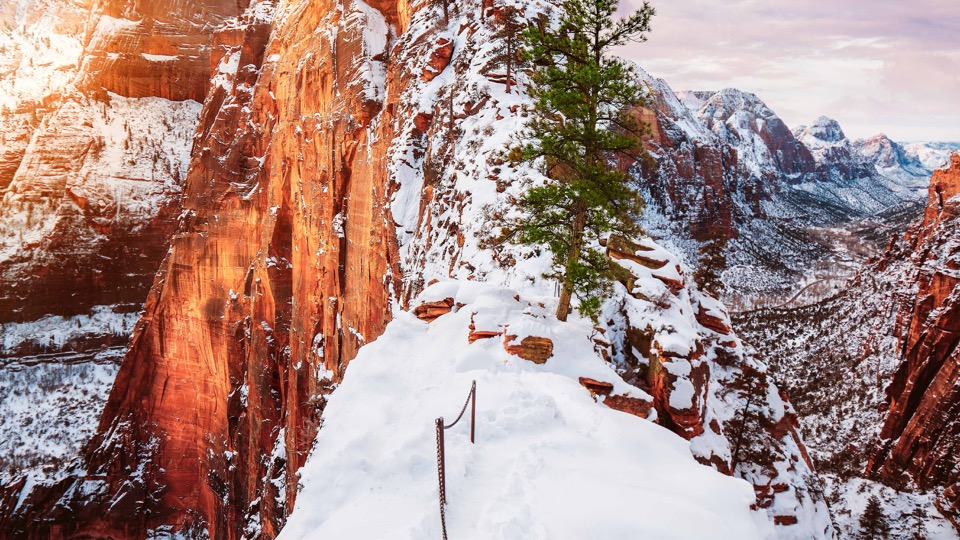
#> input picture Final Project/2.jpeg, 960 x 540 px
$ python transition.py   (older library calls are emulated)
#> lines starting #> are read from the running program, lines starting #| are printed output that depends on the picture; pictures that were not available may be replaced by others from this repository, and a replacement may not be noted
import numpy
import struct
from skimage.color import rgb2gray
import cv2
import matplotlib.transforms
import matplotlib.pyplot as plt
import time
import math
import os
import matplotlib.pyplot as plt
from skimage import transform
import cv2
import numpy
import math
import imageio
from PIL import Image
import smtplib
from skimage import img_as_ubyte

# Transformation functions.

# Higher the speed, slower it changes.
# [48 lines left out: functions fade, rotation, not called in this run]

def scaling(img_0, img_1, img_2, img_3):
	value = 150
	while True:
		for n in range(1, value):
			new_n = value - n
			width = img_0.shape[0]
			height = img_0.shape[1]
			M = numpy.array([[1.0, 0, 0],[0, 1.0, 0]])
			img = cv2.warpAffine(img_0, (new_n/value) * M, (height, width))
			cv2.imshow("test", img)
			cv2.waitKey(2)
		for n in range(1, value):
			#new_n = value - n
			width = img_0.shape[0]
			height = img_0.shape[1]
			M = numpy.array([[1.0, 0, 0],[0, 1.0, 0]])
			img = cv2.warpAffine(img_1, (n/value) * M, (height, width))
			cv2.imshow("test", img)
			cv2.waitKey(2)
		for n in range(1, value):
			new_n = value - n
			width = img_0.shape[0]
			height = img_0.shape[1]
			M = numpy.array([[1.0, 0, 0],[0, 1.0, 0]])
			img = cv2.warpAffine(img_1, (new_n/value) * M, (height, width))
			cv2.imshow("test", img)
			cv2.waitKey(2)
		for n in range(1, value):
			#new_n = value - n
			width = img_0.shape[0]
			height = img_0.shape[1]
			M = numpy.array([[1.0, 0, 0],[0, 1.0, 0]])
			img = cv2.warpAffine(img_2, (n/value) * M, (height, width))
			cv2.imshow("test", img)
			cv2.waitKey(2)
		for n in range(1, value):
			new_n = value - n
			width = img_0.shape[0]
			height = img_0.shape[1]
			M = numpy.array([[1.0, 0, 0],[0, 1.0, 0]])
			img = cv2.warpAffine(img_2, (new_n/value) * M, (height, width))
			cv2.imshow("test", img)
			cv2.waitKey(2)
		for n in range(1, value):
			#new_n = value - n
			width = img_0.shape[0]
			height = img_0.shape[1]
			M = numpy.array([[1.0, 0, 0],[0, 1.0, 0]])
			img = cv2.warpAffine(img_3, (n/value) * M, (height, width))
			cv2.imshow("test", img)
			cv2.waitKey(2)
		for n in range(1, value):
			new_n = value - n
			width = img_0.shape[0]
			height = img_0.shape[1]
			M = numpy.array([[1.0, 0, 0],[0, 1.0, 0]])
			img = cv2.warpAffine(img_3, (new_n/value) * M, (height, width))
			cv2.imshow("test", img)
			cv2.waitKey(2)
		for n in range(1, value):
			#new_n = value - n
			width = img_0.shape[0]
			height = img_0.shape[1]
			M = numpy.array([[1.0, 0, 0],[0, 1.0, 0]])
			img = cv2.warpAffine(img_0, (n/value) * M, (height, width))
			cv2.imshow("test", img)
			cv2.waitKey(2)

# [145 lines left out: functions fadeRotation, rotationScaling, not called in this run]


# [17 lines of commented-out code are left out]
img_2 = numpy.array(cv2.imread("2.jpeg"))
#> img_2 is the input picture: shape (540, 960, 3); mean B, G, R 131.1, 137.1, 166.3
img_3 = numpy.array(cv2.imread("3.jpeg"))
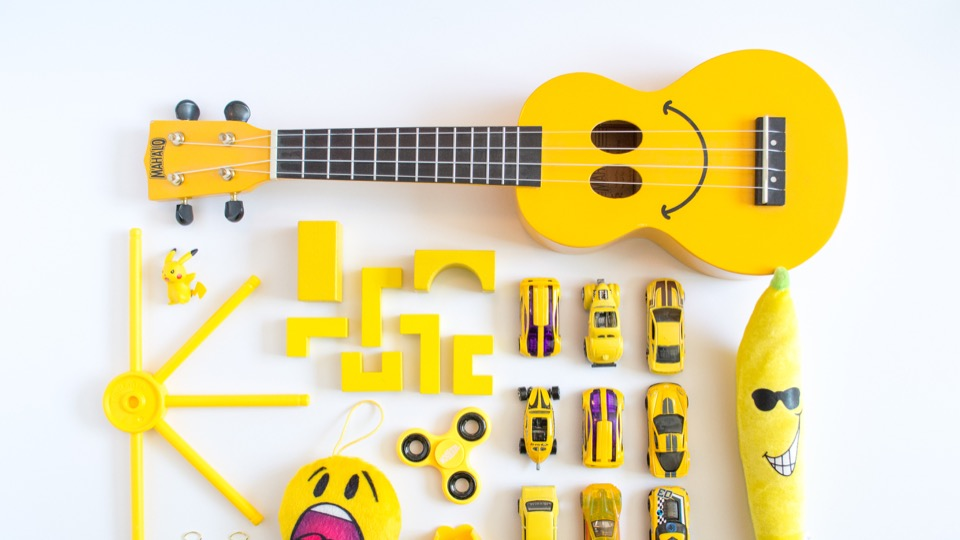
#> input picture Final Project/3.jpeg, 960 x 540 px
#> img_3 is the input picture: shape (540, 960, 3); mean B, G, R 175, 220, 230.3

img_0 = numpy.array(cv2.imread("emoji1.png"))
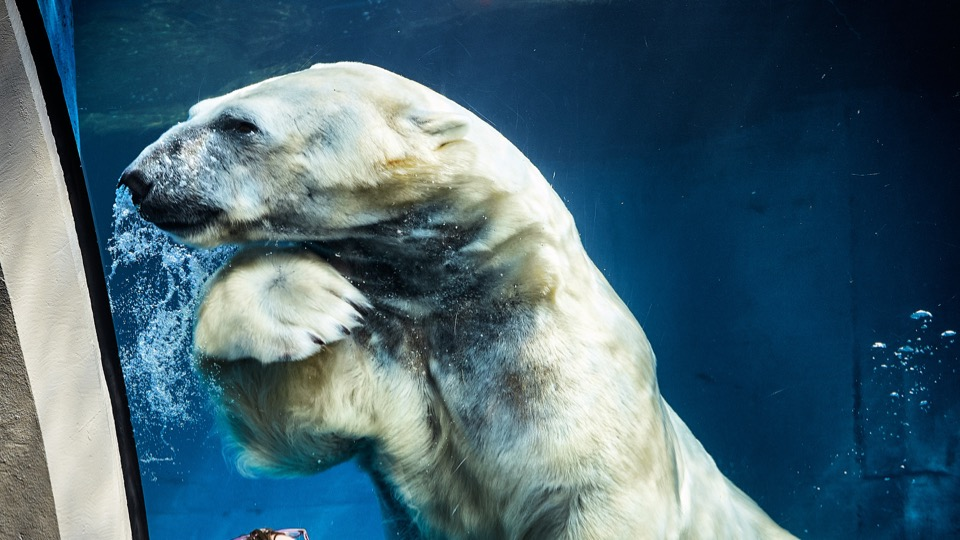
#> input picture Final Project/0.jpeg, 960 x 540 px, given in place of emoji1.png, which was not available
#> img_0 is the input picture: shape (540, 960, 3); mean B, G, R 114.1, 100.4, 71.3
img_1 = numpy.array(cv2.imread("emoji2.png"))
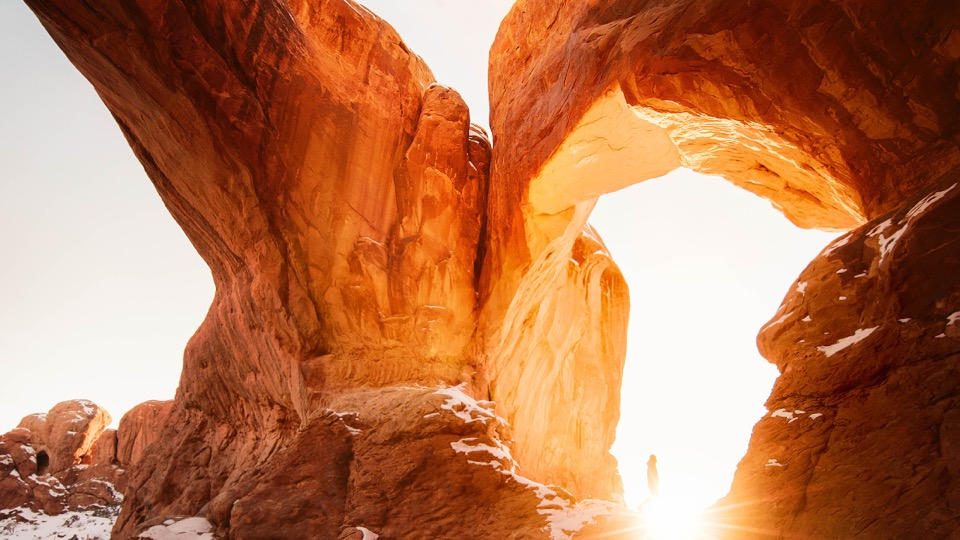
#> input picture Final Project/1.jpeg, 960 x 540 px, given in place of emoji2.png, which was not available
#> img_1 is the input picture: shape (540, 960, 3); mean B, G, R 82.6, 117.8, 181.5

# First image width and height.
width = img_0.shape[0]
#> width = 540
height = img_0.shape[1]
#> height = 960
img_1 = cv2.resize(img_1, (height, width))
img_2 = cv2.resize(img_2, (height, width))
img_3 = cv2.resize(img_3, (height, width))
# Changing the pixel values to 0 - 1 range so the pixels can be manipulated.
img_0 = cv2.normalize(img_0.astype(float), alpha=0, beta=1, norm_type=cv2.NORM_MINMAX, dtype=cv2.CV_32F, dst=None)
img_1 = cv2.normalize(img_1.astype(float), alpha=0, beta=1, norm_type=cv2.NORM_MINMAX, dtype=cv2.CV_32F, dst=None)
img_2 = cv2.normalize(img_2.astype(float), alpha=0, beta=1, norm_type=cv2.NORM_MINMAX, dtype=cv2.CV_32F, dst=None)
img_3 = cv2.normalize(img_3.astype(float), alpha=0, beta=1, norm_type=cv2.NORM_MINMAX, dtype=cv2.CV_32F, dst=None)


#fade(img_0, img_1, img_2, img_3, 60)
#rotation(img_0, img_1, img_2, img_3, 360, 10)
#flip(img_0, img_1, img_2, img_3)
scaling(img_0, img_1, img_2, img_3)
#> the loop in scaling, `for n in range(1, value):` made 149 passes
#> pass 1, in scaling, `img = cv2.warpAffine(img_2, (new_n/value) * M, (height, width))`:
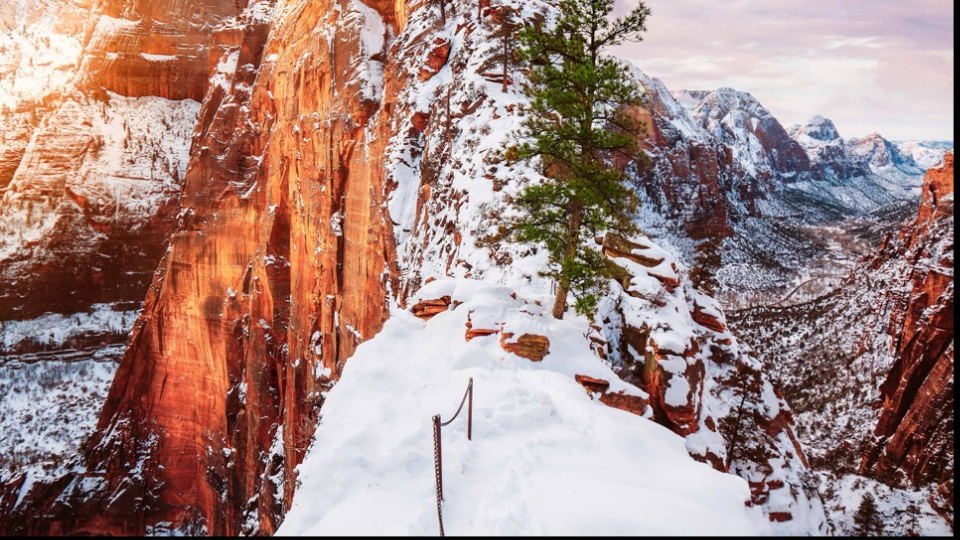
#> img: shape (540, 960, 3) float32; mean B, G, R 0.507, 0.53, 0.644
#> the loop in scaling, `for n in range(1, value):` made 149 passes
#> pass 1, in scaling, `img = cv2.warpAffine(img_3, (new_n/value) * M, (height, width))`:
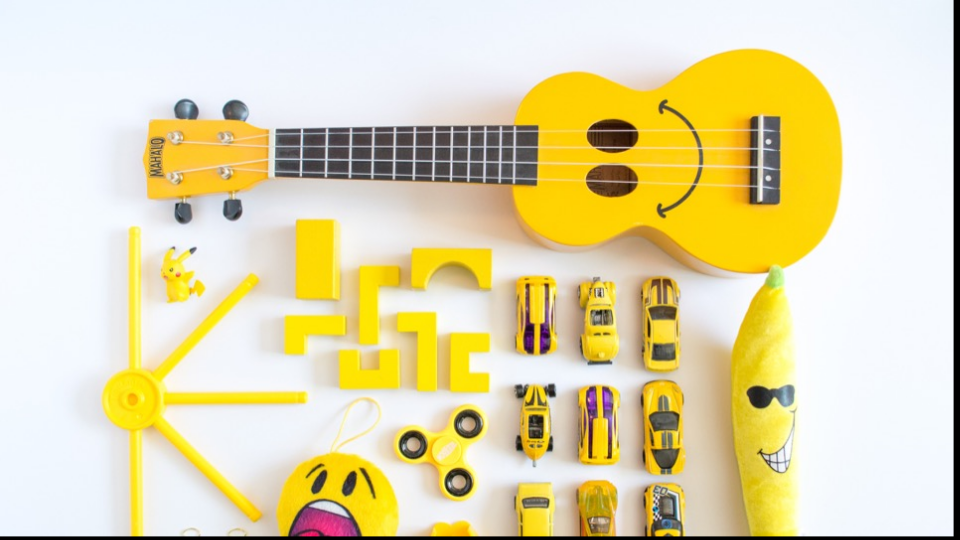
#> img: shape (540, 960, 3) float32; mean B, G, R 0.677, 0.851, 0.891
#> pass 2, in scaling, `img = cv2.warpAffine(img_3, (new_n/value) * M, (height, width))`:
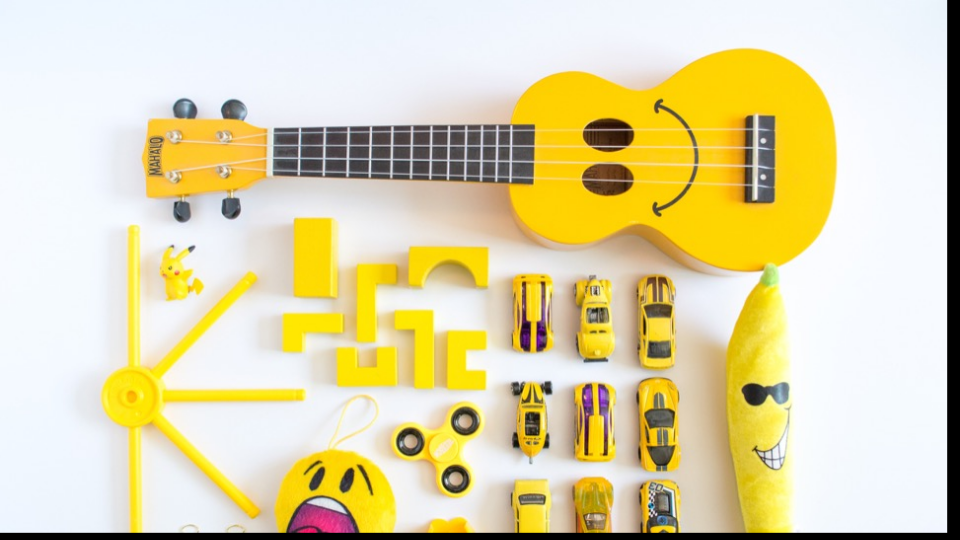
#> img: shape (540, 960, 3) float32; mean B, G, R 0.668, 0.839, 0.879
#> pass 3, in scaling, `img = cv2.warpAffine(img_3, (new_n/value) * M, (height, width))`:
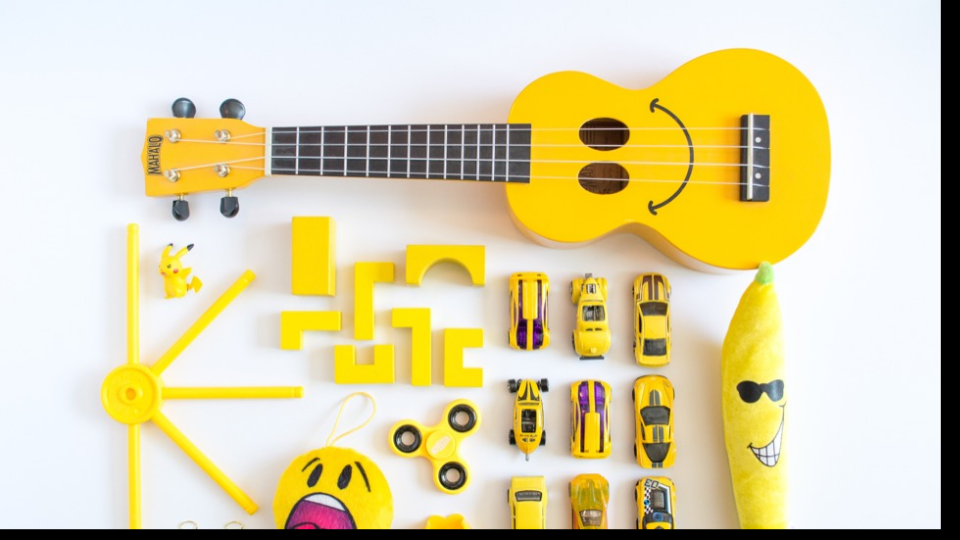
#> img: shape (540, 960, 3) float32; mean B, G, R 0.659, 0.828, 0.867
#fadeRotation(img_0, img_1, img_2, img_3, 360, 10)
#rotationScaling(img_0, img_1, img_2, img_3, 360, 10)
